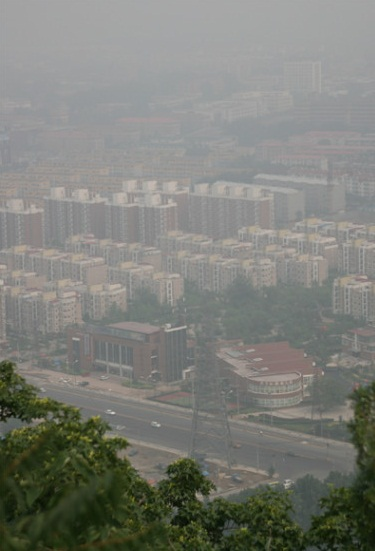
%> input picture LAB/1/151220129/asset/image/color.jpg, 375 x 551 px
$ octave --eval "result = Histogram_equalization(imread('../asset/image/color.jpg'));"   (GNU Octave 9; MATLAB toolbox functions it lacks are replaced by stand-ins)
%> lines starting %> are read from the running program, lines starting %| are printed output that depends on the picture; in (x1, y1, x2, y2) boxes, pixels count from 0 and x2, y2 are one past the last pixel; in counts of white or black regions, pixels touching at a corner belong together; the program's own positions count from 1
function [output] = Histogram_equalization(input_image)
%first test the image is a RGB or gray image
if numel(size(input_image)) == 3
    %this is a RGB image
    %here is just one method, if you have other ways to do the
    %equalization, you can change the following code

%     output = hist_RGB_equal(input_image);
%     output = hist_HSV_equal(input_image);
    output = hist_HSI_equal(input_image);


else
    %this is a gray image
    [output] = hist_equal(input_image);
end
    function [output2] = hist_equal(input_channel)
        %you should complete this sub-function
        input_channel=im2double(input_channel);

        [M,N]=size(input_channel);
        [counts,x]=imhist(input_channel);
        location=find(counts~=0);
        MinCDF=min(counts(location));
        for j=1:length(location)
            CDF=sum(counts(location(1:j)));
            P=input_channel==x(location(j));
            input_channel(P)=(CDF-MinCDF)/(M*N-MinCDF);
%             input_channel(P) = CDF/(M*N);
        end
        [output2] = input_channel;
    end

    function [output3] = hist_RGB_equal(input_RGB_image)
        r=input_RGB_image(:,:,1);
        v=input_RGB_image(:,:,2);
        b=input_RGB_image(:,:,3);
        r1 = hist_equal(r);
        v1 = hist_equal(v);
        b1 = hist_equal(b);
        output3 = cat(3,r1,v1,b1);
    end

    function [output4] = hist_HSV_equal(input_HSV_image)
        hv=rgb2hsv(input_HSV_image);
        %可以通过下面的程序看一幅图的HSV三个通道
        H=hv(:,:,1);
        S=hv(:,:,2);
        V=hv(:,:,3);
        V1 = hist_equal(V);
        output4 = cat(3,H,S,V1);
        output4 = hsv2rgb(output4);
    end

    function [output5] = hist_HSI_equal(input_HSI_image)
        hv=rgb2hsi(input_HSI_image);
%> in rgb2hsi, `H(b > g) = 2*pi - H(b > g);`: H: size 551x375 double; min 6.83e-08, max 6.24, mean 1.92
%> in rgb2hsi, `den = r + g + b;`:
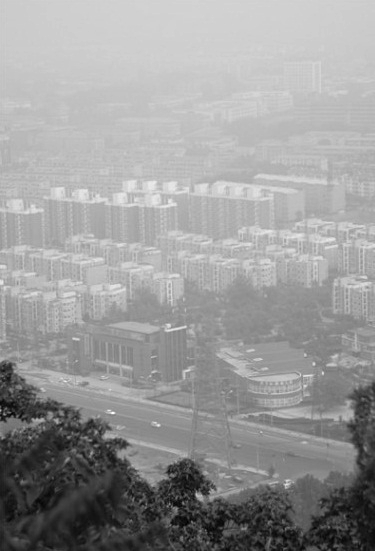
%> den: size 551x375 double; min 0.0471, max 2.38, mean 1.46; drawn with min black and max white
%> in rgb2hsi, `H(S == 0) = 0;`:
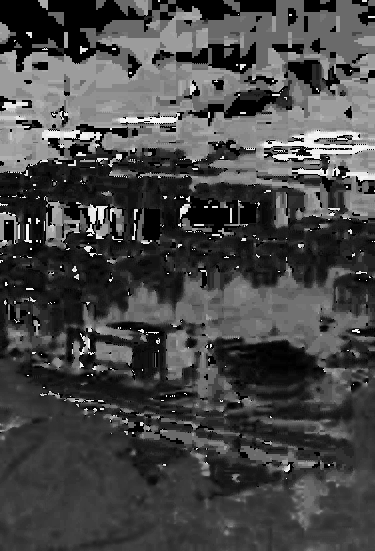
%> H: size 551x375 double; min 0, max 0.993, mean 0.28
%> in rgb2hsi, `hsi = cat(3, H, S, I);`:
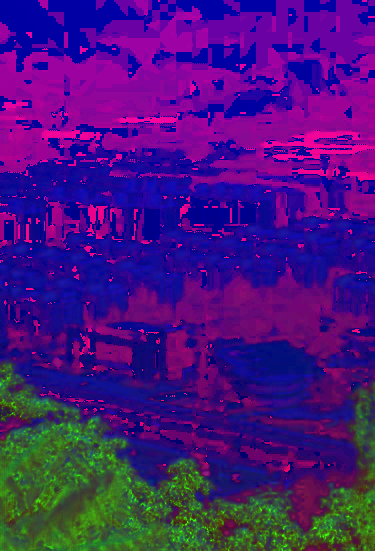
%> hsi: size 551x375x3 double; mean R, G, B 0.28, 0.0816, 0.486
        %可以通过下面的程序看一幅图的HSV三个通道
        H=hv(:,:,1);
        S=hv(:,:,2);
        I=hv(:,:,3);
        I1 = hist_equal(I);
%> in hist_equal, `[counts,x]=imhist(input_channel);`: counts = 256 values, max 5903 at index 165, min 0 at index 1, mean 807.1; x = 256 values from 0 to 1
%> in hist_equal, `location=find(counts~=0);`: location = 191 values from 5 to 203
%> in hist_equal, `MinCDF=min(counts(location));`: MinCDF = 1
%> the loop in hist_equal, `for j=1:length(location)` made 191 passes
%> CDF on passes 1 to 3: 1, 2, 3
%> pass 1, in hist_equal, `P=input_channel==x(location(j));`:
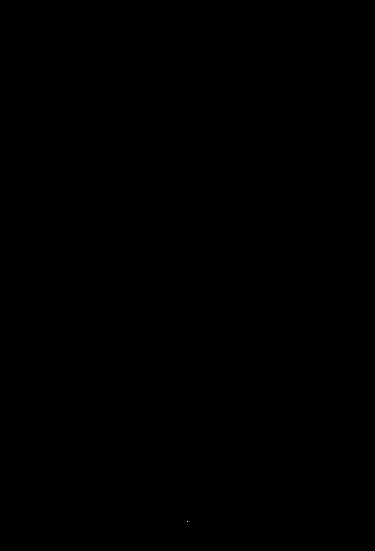
%> P: size 551x375 logical; 0% white in thin lines or dots, all inside (x1, y1, x2, y2) = (187, 521, 188, 522)
        output5 = cat(3,H,S,I1);
        output5 = hsi2rgb(output5);

        function hsi = rgb2hsi(rgb)
            rgb = im2double(rgb);
            r = rgb(:, :, 1);
            g = rgb(:, :, 2);
            b = rgb(:, :, 3);

            % Implement the conversion equations.
            num = 0.5*((r - g) + (r - b));
            den = sqrt((r - g).^2 + (r - b).*(g - b));
            theta = acos(num./(den + eps));

            H = theta;
            H(b > g) = 2*pi - H(b > g);
            H = H/(2*pi);

            num = min(min(r, g), b);
            den = r + g + b;
            den(den == 0) = eps;
            S = 1 - 3.* num./den;

            H(S == 0) = 0;

            I = (r + g + b)/3;

            % Combine all three results into an hsi image.
            hsi = cat(3, H, S, I);
        end

        function rgb = hsi2rgb(hsi)
            H = hsi(:, :, 1) * 2 * pi;
            S = hsi(:, :, 2);
            I = hsi(:, :, 3);
            % Implement the conversion equations.
            R = zeros(size(hsi, 1), size(hsi, 2));
            G = zeros(size(hsi, 1), size(hsi, 2));
            B = zeros(size(hsi, 1), size(hsi, 2));
            % RG sector (0 <= H < 2*pi/3).
            idx = find( (0 <= H) & (H < 2*pi/3));
            B(idx) = I(idx) .* (1 - S(idx));
            R(idx) = I(idx) .* (1 + S(idx) .* cos(H(idx)) ./ cos(pi/3 - H(idx)));
            G(idx) = 3*I(idx) - (R(idx) + B(idx));
            % BG sector (2*pi/3 <= H < 4*pi/3).
            idx = find( (2*pi/3 <= H) & (H < 4*pi/3) );
            R(idx) = I(idx) .* (1 - S(idx));
            G(idx) = I(idx) .* (1 + S(idx) .* cos(H(idx) - 2*pi/3) ./ cos(pi - H(idx)));
            B(idx) = 3*I(idx) - (R(idx) + G(idx));
            % BR sector.
            idx = find( (4*pi/3 <= H) & (H <= 2*pi));
            G(idx) = I(idx) .* (1 - S(idx));
            B(idx) = I(idx) .* (1 + S(idx) .* cos(H(idx) - 4*pi/3) ./cos(5*pi/3 - H(idx)));
            R(idx) = 3*I(idx) - (G(idx) + B(idx));
            % Combine all three results into an RGB image.  Clip to [0, 1] to
            % compensate for floating-point arithmetic rounding effects.
            rgb = cat(3, R, G, B);
            rgb = max(min(rgb, 1), 0);
        end
    end
end
%> in hist_HSI_equal, `output5 = cat(3,H,S,I1);`:
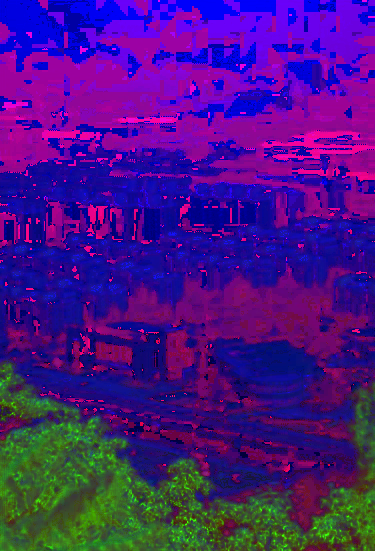
%> output5: size 551x375x3 double; mean R, G, B 0.28, 0.0816, 0.514
%> in hsi2rgb, `idx = find( (0 <= H) & (H < 2*pi/3));`: idx = 132072 values from 1 to 206625
%> in hsi2rgb, `R(idx) = I(idx) .* (1 + S(idx) .* cos(H(idx)) ./ cos(pi/3 - H(idx)));`:
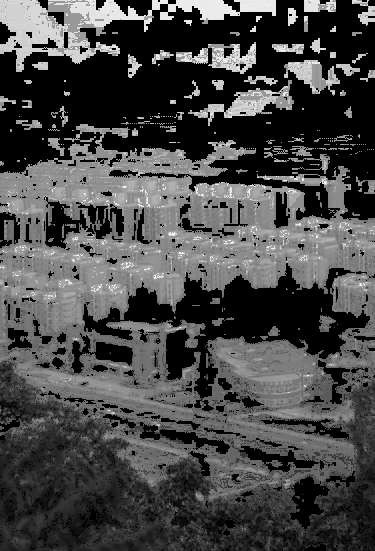
%> R: size 551x375 double; min 0, max 1.07, mean 0.302; drawn with min black and max white
%> in hsi2rgb, `idx = find( (2*pi/3 <= H) & (H < 4*pi/3) );`: idx = 65094 values from 23 to 206452
%> in hsi2rgb, `idx = find( (4*pi/3 <= H) & (H <= 2*pi));`: idx = 9459 values from 33 to 206316
%> in hsi2rgb, `G(idx) = I(idx) .* (1 - S(idx));`: G: size 551x375 double; min 0, max 1.01, mean 0.524
%> in hsi2rgb, `B(idx) = I(idx) .* (1 + S(idx) .* cos(H(idx) - 4*pi/3) ./cos(5*pi/3 - ..`: B: size 551x375 double; min 0, max 1.01, mean 0.499
%> in hsi2rgb, `R(idx) = 3*I(idx) - (G(idx) + B(idx));`: R: size 551x375 double; min 0, max 1.07, mean 0.518
%> in hsi2rgb, `rgb = cat(3, R, G, B);`:
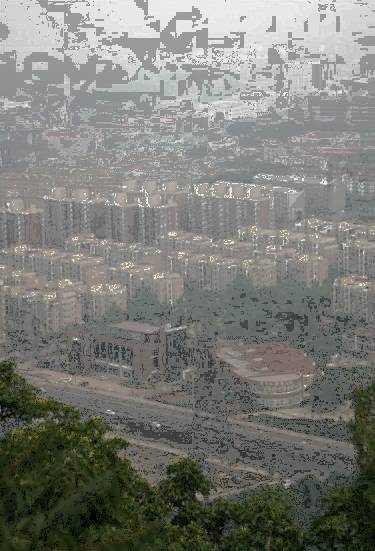
%> rgb: size 551x375x3 double; mean R, G, B 0.518, 0.524, 0.499; drawn with min black and max white
